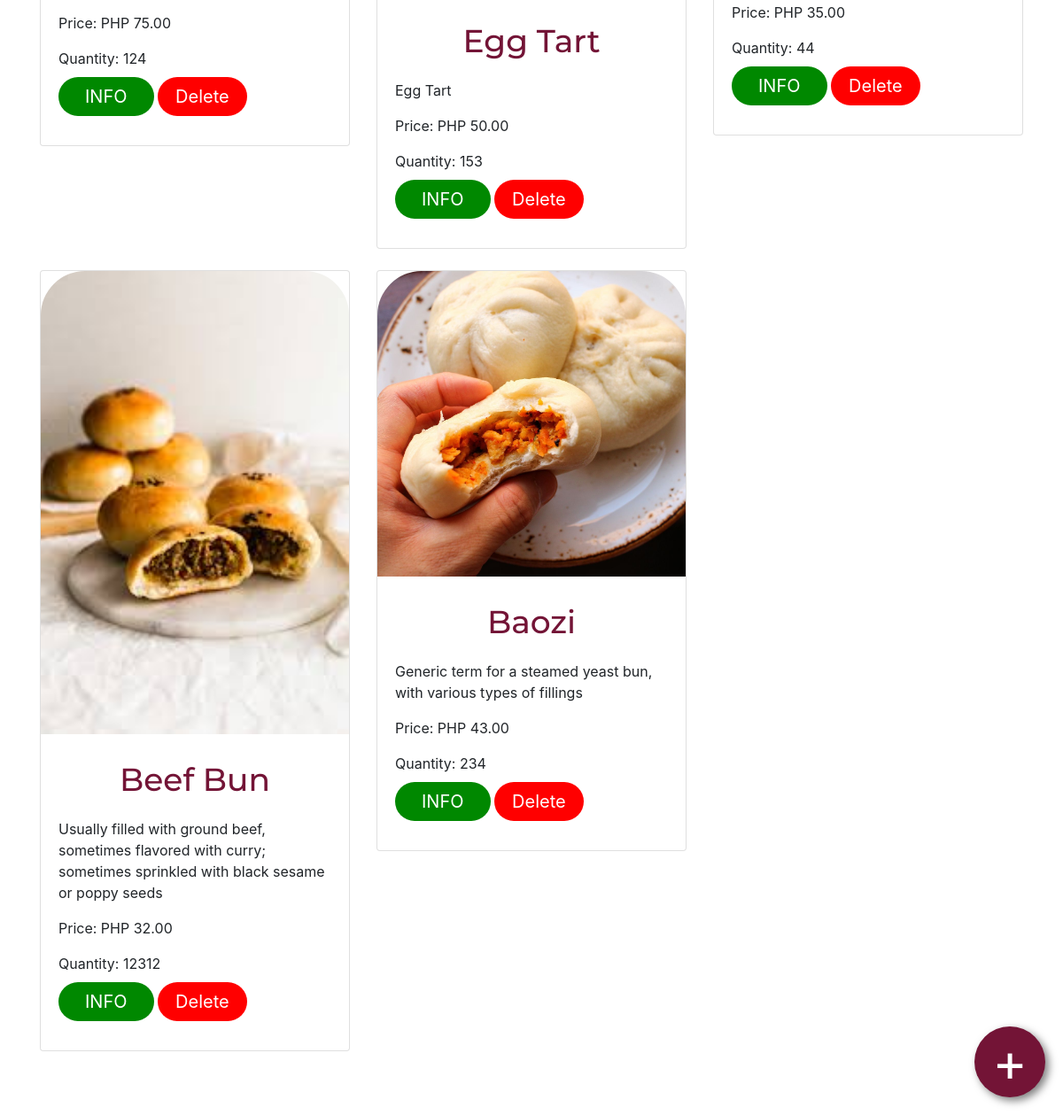
Before: /inventory/products/ (lower part) with the older database file.
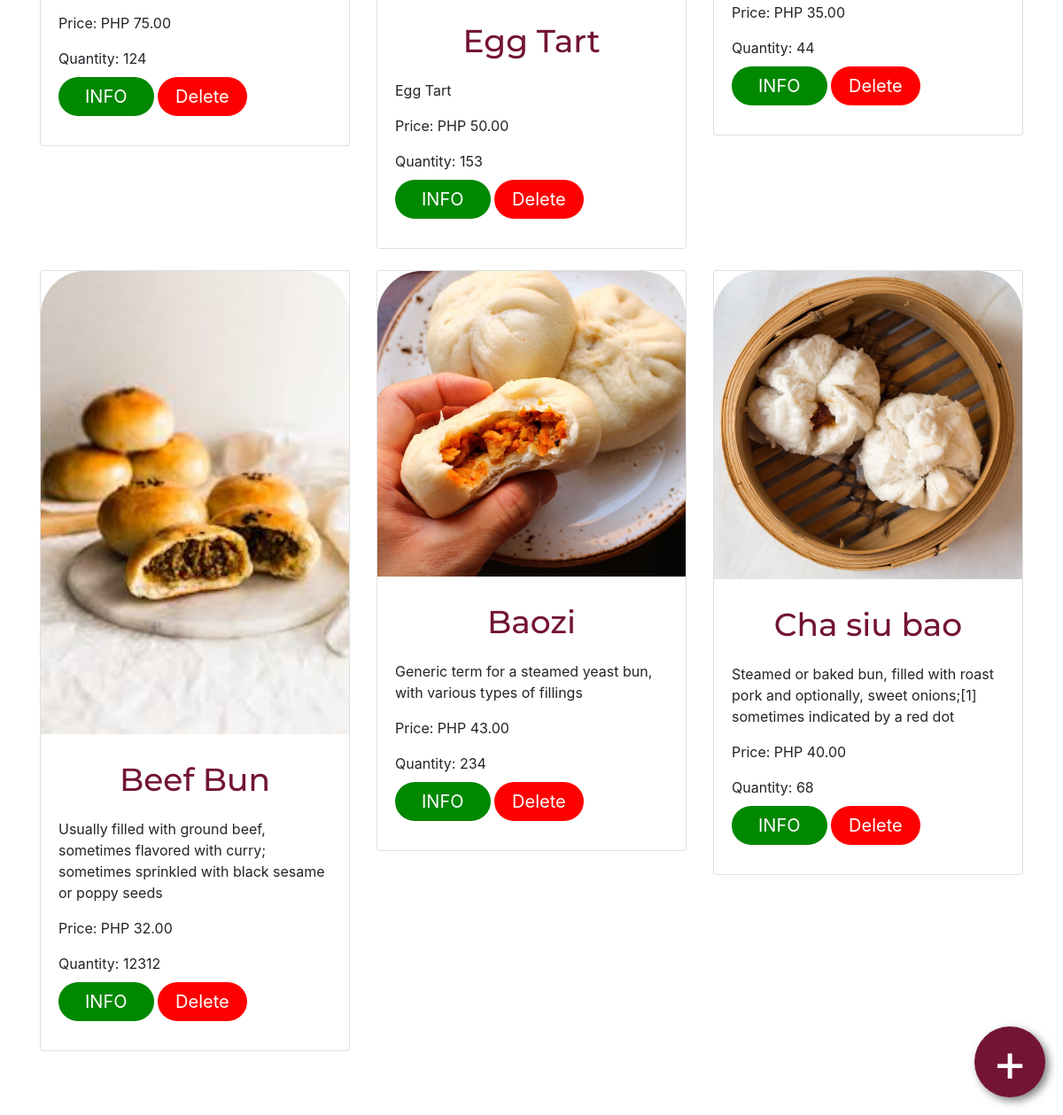
After: the same page with the newer database file.
### inventory/models.py (models this page shows, shortened)
class ProductItem(models.Model):
    name = models.CharField(max_length=100)
    description = models.TextField(blank=True)
    price = models.DecimalField(max_digits=10, decimal_places=2)
    quantity = models.IntegerField(default=0)
    image = models.ImageField(upload_to='product_images/', blank=True, null=True)

### inventory/views.py (the view)
# urls.py: path('products/', views.products, name='products'),
def products(request):
    items = ProductItem.objects.all()
    form = ProductItemForm()
    if request.method == 'POST':
        form = ProductItemForm(request.POST, request.FILES)
        if form.is_valid():
            form.save()
            return redirect('inventory:products')  # Refresh the page to show new item
    return render(request, 'inventory/products.html', {'items': items, 'form': form})

### inventory/templates/inventory/products.html (shortened to what this page needs)
{% extends 'inventory/main.html' %}
{% load static %}
{% block content %}
<body>
	<a href="{% url 'inventory:add_product'%}" class="floating-btn">+</a>
	<div class="col">
		<div class="row">
            <div class="container py-5">
                <div class="row">
                    {% for i in items %}
                    <div class="col-md-4 mb-4">
                        <div class="card">
                            {% if i.image %}
                            <img class="card-img-top" src="{{ i.image.url }}" alt="{{ i.name }}">
                            {% endif %}
                            <div class="card-body">
                                <h5 class="card-title">{{ i.name | truncatechars:15 }}</h5>
                                <p class="card-text">{{ i.description }}</p>
                                <p class="card-text">Price: PHP {{ i.price }}</p>
                                <p class="card-text">Quantity: {{ i.quantity }}</p>
                                <div class="btn-container">
                                    <a href="#!" class="primary-btn" onclick="openPopup({{forloop.counter}})">INFO</a>
                                    <a href="{% url 'inventory:delete_product' i.id %}" class="delete-btn">Delete</a>
                                </div>
                            </div>
                        </div>
                    </div>
                    {% endfor %}
                </div>
            </div>
		</div>
	</div>
</body>
{% endblock content%}

Changed rows visible on the page:
added ProductItem: image (picture), name "Cha siu bao", description "Steamed or baked bun, filled with roast pork and optionally, sweet onions;[1] sometimes indicated by a red dot", price "40.00", quantity "68"
